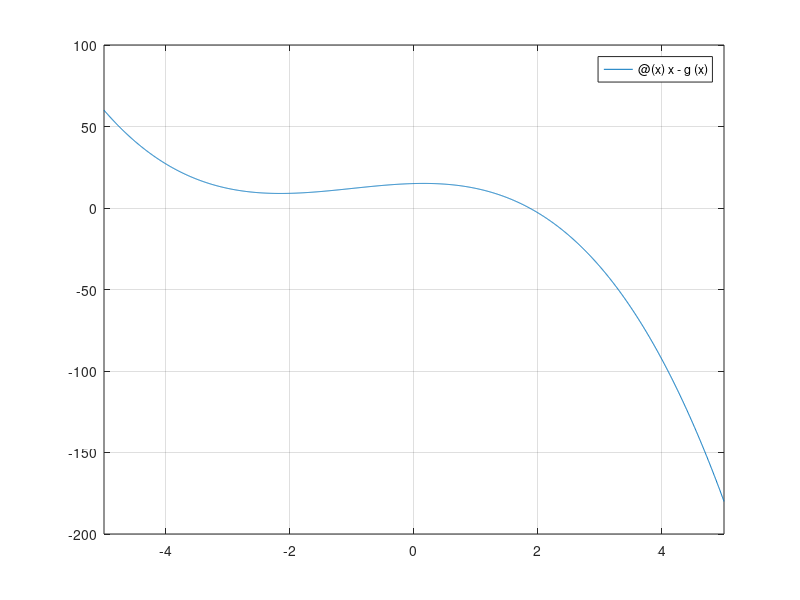

This figure's MATLAB source:
clear
g=@(x)x^3+3*x^2-15;
fplot(@(x)x-g(x), [-5,5])
grid on
eta=1e-7;
x=0.4;
xvana=1; %fiktiivne väärtus
while abs(x-xvana)/abs(x)>=eta
    xvana=x;
    x=g(x);
end
x
